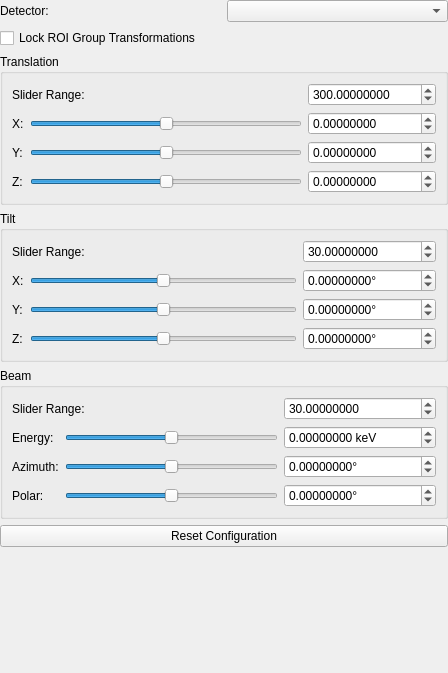
<?xml version="1.0" encoding="UTF-8"?>
<ui version="4.0">
 <class>slider_page</class>
 <widget class="QWidget" name="slider_page">
  <property name="geometry">
   <rect>
    <x>0</x>
    <y>0</y>
    <width>448</width>
    <height>673</height>
   </rect>
  </property>
  <layout class="QGridLayout" name="gridLayout">
   <property name="leftMargin">
    <number>0</number>
   </property>
   <property name="topMargin">
    <number>0</number>
   </property>
   <property name="rightMargin">
    <number>0</number>
   </property>
   <property name="bottomMargin">
    <number>0</number>
   </property>
   <item row="3" column="0" colspan="2">
    <widget class="QGroupBox" name="translation_group">
     <property name="title">
      <string>Translation</string>
     </property>
     <layout class="QGridLayout" name="gridLayout_2">
      <item row="2" column="0">
       <widget class="QLabel" name="label_translation_1">
        <property name="text">
         <string>Y:</string>
        </property>
       </widget>
      </item>
      <item row="2" column="2">
       <widget class="ScientificDoubleSpinBox" name="sb_translation_1">
        <property name="keyboardTracking">
         <bool>false</bool>
        </property>
        <property name="decimals">
         <number>8</number>
        </property>
        <property name="minimum">
         <double>-1000000.000000000000000</double>
        </property>
        <property name="maximum">
         <double>1000000.000000000000000</double>
        </property>
        <property name="singleStep">
         <double>0.100000000000000</double>
        </property>
       </widget>
      </item>
      <item row="3" column="2">
       <widget class="ScientificDoubleSpinBox" name="sb_translation_2">
        <property name="keyboardTracking">
         <bool>false</bool>
        </property>
        <property name="decimals">
         <number>8</number>
        </property>
        <property name="minimum">
         <double>-1000000.000000000000000</double>
        </property>
        <property name="maximum">
         <double>1000000.000000000000000</double>
        </property>
        <property name="singleStep">
         <double>0.100000000000000</double>
        </property>
       </widget>
      </item>
      <item row="2" column="1">
       <widget class="QSlider" name="slider_translation_1">
        <property name="minimum">
         <number>-100000</number>
        </property>
        <property name="maximum">
         <number>100000</number>
        </property>
        <property name="orientation">
         <enum>Qt::Horizontal</enum>
        </property>
       </widget>
      </item>
      <item row="1" column="2">
       <widget class="ScientificDoubleSpinBox" name="sb_translation_0">
        <property name="keyboardTracking">
         <bool>false</bool>
        </property>
        <property name="decimals">
         <number>8</number>
        </property>
        <property name="minimum">
         <double>-1000000.000000000000000</double>
        </property>
        <property name="maximum">
         <double>1000000.000000000000000</double>
        </property>
        <property name="singleStep">
         <double>0.100000000000000</double>
        </property>
       </widget>
      </item>
      <item row="1" column="1">
       <widget class="QSlider" name="slider_translation_0">
        <property name="minimum">
         <number>-100000</number>
        </property>
        <property name="maximum">
         <number>100000</number>
        </property>
        <property name="orientation">
         <enum>Qt::Horizontal</enum>
        </property>
       </widget>
      </item>
      <item row="1" column="0">
       <widget class="QLabel" name="label_translation_0">
        <property name="text">
         <string>X:</string>
        </property>
       </widget>
      </item>
      <item row="3" column="0">
       <widget class="QLabel" name="label_translation_2">
        <property name="text">
         <string>Z:</string>
        </property>
       </widget>
      </item>
      <item row="3" column="1">
       <widget class="QSlider" name="slider_translation_2">
        <property name="minimum">
         <number>-100000</number>
        </property>
        <property name="maximum">
         <number>100000</number>
        </property>
        <property name="orientation">
         <enum>Qt::Horizontal</enum>
        </property>
       </widget>
      </item>
      <item row="0" column="2">
       <widget class="ScientificDoubleSpinBox" name="sb_translation_range">
        <property name="toolTip">
         <string>&lt;html&gt;&lt;head/&gt;&lt;body&gt;&lt;p&gt;Modify the sensitivity of the sliders by setting the ranges that the sliders cover.&lt;/p&gt;&lt;p&gt;When the ranges are modified, the current slider values will be centered, and the min and max will be set to &amp;quot;current_value - range / 2&amp;quot; and &amp;quot;current_value + range / 2&amp;quot;, respectively.&lt;/p&gt;&lt;/body&gt;&lt;/html&gt;</string>
        </property>
        <property name="keyboardTracking">
         <bool>false</bool>
        </property>
        <property name="decimals">
         <number>8</number>
        </property>
        <property name="minimum">
         <double>-1000000.000000000000000</double>
        </property>
        <property name="maximum">
         <double>1000000.000000000000000</double>
        </property>
        <property name="singleStep">
         <double>0.100000000000000</double>
        </property>
        <property name="value">
         <double>300.000000000000000</double>
        </property>
       </widget>
      </item>
      <item row="0" column="0" colspan="2">
       <widget class="QLabel" name="label_translation_range">
        <property name="toolTip">
         <string>&lt;html&gt;&lt;head/&gt;&lt;body&gt;&lt;p&gt;Modify the sensitivity of the sliders by setting the ranges that the sliders cover.&lt;/p&gt;&lt;p&gt;When the ranges are modified, the current slider values will be centered, and the min and max will be set to &amp;quot;current_value - range / 2&amp;quot; and &amp;quot;current_value + range / 2&amp;quot;, respectively.&lt;/p&gt;&lt;/body&gt;&lt;/html&gt;</string>
        </property>
        <property name="text">
         <string>Slider Range:</string>
        </property>
       </widget>
      </item>
     </layout>
    </widget>
   </item>
   <item row="5" column="0" colspan="2">
    <widget class="QGroupBox" name="beam_group">
     <property name="title">
      <string>Beam</string>
     </property>
     <layout class="QGridLayout" name="gridLayout_4">
      <item row="2" column="0">
       <widget class="QLabel" name="label_azimuth_0">
        <property name="text">
         <string>Azimuth:</string>
        </property>
       </widget>
      </item>
      <item row="2" column="2">
       <widget class="ScientificDoubleSpinBox" name="sb_azimuth_0">
        <property name="keyboardTracking">
         <bool>false</bool>
        </property>
        <property name="suffix">
         <string>°</string>
        </property>
        <property name="decimals">
         <number>8</number>
        </property>
        <property name="minimum">
         <double>-1000000.000000000000000</double>
        </property>
        <property name="maximum">
         <double>1000000.000000000000000</double>
        </property>
        <property name="singleStep">
         <double>0.100000000000000</double>
        </property>
       </widget>
      </item>
      <item row="3" column="2">
       <widget class="ScientificDoubleSpinBox" name="sb_polar_0">
        <property name="keyboardTracking">
         <bool>false</bool>
        </property>
        <property name="suffix">
         <string>°</string>
        </property>
        <property name="decimals">
         <number>8</number>
        </property>
        <property name="minimum">
         <double>-1000000.000000000000000</double>
        </property>
        <property name="maximum">
         <double>1000000.000000000000000</double>
        </property>
        <property name="singleStep">
         <double>0.100000000000000</double>
        </property>
       </widget>
      </item>
      <item row="2" column="1">
       <widget class="QSlider" name="slider_azimuth_0">
        <property name="minimum">
         <number>-100000</number>
        </property>
        <property name="maximum">
         <number>100000</number>
        </property>
        <property name="orientation">
         <enum>Qt::Horizontal</enum>
        </property>
       </widget>
      </item>
      <item row="1" column="2">
       <widget class="ScientificDoubleSpinBox" name="sb_energy_0">
        <property name="keyboardTracking">
         <bool>false</bool>
        </property>
        <property name="suffix">
         <string> keV</string>
        </property>
        <property name="decimals">
         <number>8</number>
        </property>
        <property name="minimum">
         <double>-1000000.000000000000000</double>
        </property>
        <property name="maximum">
         <double>1000000.000000000000000</double>
        </property>
        <property name="singleStep">
         <double>0.100000000000000</double>
        </property>
       </widget>
      </item>
      <item row="1" column="1">
       <widget class="QSlider" name="slider_energy_0">
        <property name="minimum">
         <number>-100000</number>
        </property>
        <property name="maximum">
         <number>100000</number>
        </property>
        <property name="orientation">
         <enum>Qt::Horizontal</enum>
        </property>
       </widget>
      </item>
      <item row="1" column="0">
       <widget class="QLabel" name="label_energy_0">
        <property name="text">
         <string>Energy:</string>
        </property>
       </widget>
      </item>
      <item row="3" column="0">
       <widget class="QLabel" name="label_polar_0">
        <property name="text">
         <string>Polar:</string>
        </property>
       </widget>
      </item>
      <item row="3" column="1">
       <widget class="QSlider" name="slider_polar_0">
        <property name="minimum">
         <number>-100000</number>
        </property>
        <property name="maximum">
         <number>100000</number>
        </property>
        <property name="orientation">
         <enum>Qt::Horizontal</enum>
        </property>
       </widget>
      </item>
      <item row="0" column="2">
       <widget class="ScientificDoubleSpinBox" name="sb_beam_range">
        <property name="toolTip">
         <string>&lt;html&gt;&lt;head/&gt;&lt;body&gt;&lt;p&gt;Modify the sensitivity of the sliders by setting the ranges that the sliders cover.&lt;/p&gt;&lt;p&gt;When the ranges are modified, the current slider values will be centered, and the min and max will be set to &amp;quot;current_value - range / 2&amp;quot; and &amp;quot;current_value + range / 2&amp;quot;, respectively.&lt;/p&gt;&lt;/body&gt;&lt;/html&gt;</string>
        </property>
        <property name="keyboardTracking">
         <bool>false</bool>
        </property>
        <property name="decimals">
         <number>8</number>
        </property>
        <property name="minimum">
         <double>-1000000.000000000000000</double>
        </property>
        <property name="maximum">
         <double>1000000.000000000000000</double>
        </property>
        <property name="singleStep">
         <double>0.100000000000000</double>
        </property>
        <property name="value">
         <double>30.000000000000000</double>
        </property>
       </widget>
      </item>
      <item row="0" column="0" colspan="2">
       <widget class="QLabel" name="label_beam_range">
        <property name="toolTip">
         <string>&lt;html&gt;&lt;head/&gt;&lt;body&gt;&lt;p&gt;Modify the sensitivity of the sliders by setting the ranges that the sliders cover.&lt;/p&gt;&lt;p&gt;When the ranges are modified, the current slider values will be centered, and the min and max will be set to &amp;quot;current_value - range / 2&amp;quot; and &amp;quot;current_value + range / 2&amp;quot;, respectively.&lt;/p&gt;&lt;/body&gt;&lt;/html&gt;</string>
        </property>
        <property name="text">
         <string>Slider Range:</string>
        </property>
       </widget>
      </item>
     </layout>
    </widget>
   </item>
   <item row="4" column="0" colspan="2">
    <widget class="QGroupBox" name="tilt_group">
     <property name="title">
      <string>Tilt</string>
     </property>
     <layout class="QGridLayout" name="gridLayout_3">
      <item row="2" column="0">
       <widget class="QLabel" name="label_tilt_0">
        <property name="text">
         <string>Y:</string>
        </property>
       </widget>
      </item>
      <item row="1" column="2">
       <widget class="ScientificDoubleSpinBox" name="sb_tilt_0">
        <property name="keyboardTracking">
         <bool>false</bool>
        </property>
        <property name="suffix">
         <string>°</string>
        </property>
        <property name="decimals">
         <number>8</number>
        </property>
        <property name="minimum">
         <double>-1000000.000000000000000</double>
        </property>
        <property name="maximum">
         <double>1000000.000000000000000</double>
        </property>
        <property name="singleStep">
         <double>0.100000000000000</double>
        </property>
       </widget>
      </item>
      <item row="3" column="0">
       <widget class="QLabel" name="label_tilt_1">
        <property name="text">
         <string>Z:</string>
        </property>
       </widget>
      </item>
      <item row="2" column="1">
       <widget class="QSlider" name="slider_tilt_1">
        <property name="minimum">
         <number>-100000</number>
        </property>
        <property name="maximum">
         <number>100000</number>
        </property>
        <property name="orientation">
         <enum>Qt::Horizontal</enum>
        </property>
       </widget>
      </item>
      <item row="3" column="2">
       <widget class="ScientificDoubleSpinBox" name="sb_tilt_2">
        <property name="keyboardTracking">
         <bool>false</bool>
        </property>
        <property name="suffix">
         <string>°</string>
        </property>
        <property name="decimals">
         <number>8</number>
        </property>
        <property name="minimum">
         <double>-1000000.000000000000000</double>
        </property>
        <property name="maximum">
         <double>1000000.000000000000000</double>
        </property>
        <property name="singleStep">
         <double>0.100000000000000</double>
        </property>
       </widget>
      </item>
      <item row="1" column="1">
       <widget class="QSlider" name="slider_tilt_0">
        <property name="minimum">
         <number>-100000</number>
        </property>
        <property name="maximum">
         <number>100000</number>
        </property>
        <property name="orientation">
         <enum>Qt::Horizontal</enum>
        </property>
       </widget>
      </item>
      <item row="2" column="2">
       <widget class="ScientificDoubleSpinBox" name="sb_tilt_1">
        <property name="keyboardTracking">
         <bool>false</bool>
        </property>
        <property name="suffix">
         <string>°</string>
        </property>
        <property name="decimals">
         <number>8</number>
        </property>
        <property name="minimum">
         <double>-1000000.000000000000000</double>
        </property>
        <property name="maximum">
         <double>1000000.000000000000000</double>
        </property>
        <property name="singleStep">
         <double>0.100000000000000</double>
        </property>
       </widget>
      </item>
      <item row="1" column="0">
       <widget class="QLabel" name="label_tilt_2">
        <property name="text">
         <string>X:</string>
        </property>
       </widget>
      </item>
      <item row="3" column="1">
       <widget class="QSlider" name="slider_tilt_2">
        <property name="minimum">
         <number>-100000</number>
        </property>
        <property name="maximum">
         <number>100000</number>
        </property>
        <property name="orientation">
         <enum>Qt::Horizontal</enum>
        </property>
       </widget>
      </item>
      <item row="0" column="2">
       <widget class="ScientificDoubleSpinBox" name="sb_tilt_range">
        <property name="toolTip">
         <string>&lt;html&gt;&lt;head/&gt;&lt;body&gt;&lt;p&gt;Modify the sensitivity of the sliders by setting the ranges that the sliders cover.&lt;/p&gt;&lt;p&gt;When the ranges are modified, the current slider values will be centered, and the min and max will be set to &amp;quot;current_value - range / 2&amp;quot; and &amp;quot;current_value + range / 2&amp;quot;, respectively.&lt;/p&gt;&lt;/body&gt;&lt;/html&gt;</string>
        </property>
        <property name="keyboardTracking">
         <bool>false</bool>
        </property>
        <property name="decimals">
         <number>8</number>
        </property>
        <property name="minimum">
         <double>-1000000.000000000000000</double>
        </property>
        <property name="maximum">
         <double>1000000.000000000000000</double>
        </property>
        <property name="singleStep">
         <double>0.100000000000000</double>
        </property>
        <property name="value">
         <double>30.000000000000000</double>
        </property>
       </widget>
      </item>
      <item row="0" column="0" colspan="2">
       <widget class="QLabel" name="label_tilt_range">
        <property name="toolTip">
         <string>&lt;html&gt;&lt;head/&gt;&lt;body&gt;&lt;p&gt;Modify the sensitivity of the sliders by setting the ranges that the sliders cover.&lt;/p&gt;&lt;p&gt;When the ranges are modified, the current slider values will be centered, and the min and max will be set to &amp;quot;current_value - range / 2&amp;quot; and &amp;quot;current_value + range / 2&amp;quot;, respectively.&lt;/p&gt;&lt;/body&gt;&lt;/html&gt;</string>
        </property>
        <property name="text">
         <string>Slider Range:</string>
        </property>
       </widget>
      </item>
     </layout>
    </widget>
   </item>
   <item row="1" column="0">
    <widget class="QLabel" name="label">
     <property name="text">
      <string>Detector:</string>
     </property>
    </widget>
   </item>
   <item row="6" column="0" colspan="2">
    <widget class="QPushButton" name="push_reset_config">
     <property name="toolTip">
      <string>&lt;html&gt;&lt;head/&gt;&lt;body&gt;&lt;p&gt;Reset the instrument configuration to the state when the most recent instrument file was loaded, or when the program started.&lt;/p&gt;&lt;/body&gt;&lt;/html&gt;</string>
     </property>
     <property name="text">
      <string>Reset Configuration</string>
     </property>
    </widget>
   </item>
   <item row="1" column="1">
    <widget class="QComboBox" name="detector"/>
   </item>
   <item row="7" column="0" colspan="2">
    <spacer name="verticalSpacer">
     <property name="orientation">
      <enum>Qt::Vertical</enum>
     </property>
     <property name="sizeHint" stdset="0">
      <size>
       <width>20</width>
       <height>40</height>
      </size>
     </property>
    </spacer>
   </item>
   <item row="2" column="0" colspan="2">
    <widget class="QCheckBox" name="roi_lock_group_transforms">
     <property name="toolTip">
      <string>If checked, when a detector is transformed (translation or tilt), all other detectors in the same group will be transformed in a similar way. For translation, all detectors will be translated by the same amount, and in the same direction. For tilt, all detectors in the same group will be rotated about the mean of the detector centers.</string>
     </property>
     <property name="text">
      <string>Lock ROI Group Transformations</string>
     </property>
    </widget>
   </item>
  </layout>
 </widget>
 <customwidgets>
  <customwidget>
   <class>ScientificDoubleSpinBox</class>
   <extends>QDoubleSpinBox</extends>
   <header>scientificspinbox.h</header>
  </customwidget>
 </customwidgets>
 <tabstops>
  <tabstop>detector</tabstop>
  <tabstop>roi_lock_group_transforms</tabstop>
  <tabstop>sb_translation_range</tabstop>
  <tabstop>slider_translation_0</tabstop>
  <tabstop>sb_translation_0</tabstop>
  <tabstop>slider_translation_1</tabstop>
  <tabstop>sb_translation_1</tabstop>
  <tabstop>slider_translation_2</tabstop>
  <tabstop>sb_translation_2</tabstop>
  <tabstop>sb_tilt_range</tabstop>
  <tabstop>slider_tilt_0</tabstop>
  <tabstop>sb_tilt_0</tabstop>
  <tabstop>slider_tilt_1</tabstop>
  <tabstop>sb_tilt_1</tabstop>
  <tabstop>slider_tilt_2</tabstop>
  <tabstop>sb_tilt_2</tabstop>
  <tabstop>sb_beam_range</tabstop>
  <tabstop>slider_energy_0</tabstop>
  <tabstop>sb_energy_0</tabstop>
  <tabstop>slider_azimuth_0</tabstop>
  <tabstop>sb_azimuth_0</tabstop>
  <tabstop>slider_polar_0</tabstop>
  <tabstop>sb_polar_0</tabstop>
  <tabstop>push_reset_config</tabstop>
 </tabstops>
 <resources/>
 <connections/>
</ui>
